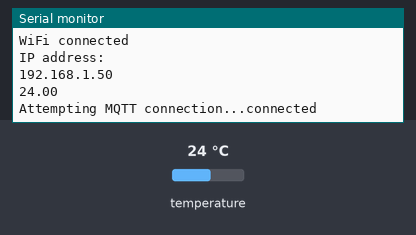
This sketch was run on a simulated ESP8266 (NodeMCU). Shown: the last lines printed to the serial monitor. The test bench sets the inputs (shaded band); at power-on: temperature 24 °C. WiFi joins after 1.5 s; servers stay silent unless stated; no MQTT or app messages arrive unless stated.

Above: at 2.7 s.
2.8 s: temperature set to 12 °C
At 4.7 s:
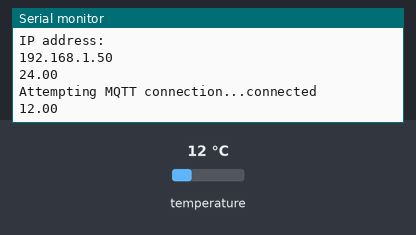
4.9 s: temperature set to 19 °C
At 5.9 s:
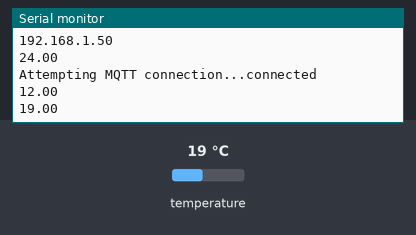
Timing chart, 0 to 7.9 s (numbered marks = the images above; inputs shaded):
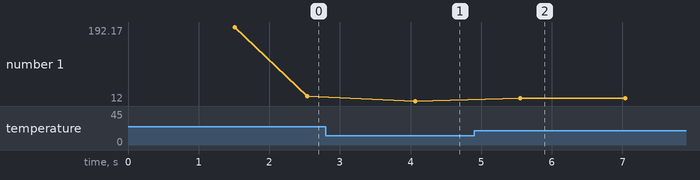

Measured:
- after the input at 2.8 s, the serial monitor: prints a new line after 1.3 s (image 1)
- after the input at 4.9 s, the serial monitor: prints a new line after 0.65 s (image 2)
- plotted number 1: 24 → 12 after the input at 2.8 s, 12 → 19 after the input at 4.9 s

The sketch:

ESP8266_Mqtt_DS18B20.ino
```cpp
/*
 Basic ESP8266 MQTT example

 This sketch demonstrates the capabilities of the pubsub library in combination
 with the ESP8266 board/library.

 It connects to an MQTT server then:
  - publishes "hello world" to the topic "  " every two seconds
  - subscribes to the topic "inTopic", printing out any messages
    it receives. NB - it assumes the received payloads are strings not binary
  - If the first character of the topic "inTopic" is an 1, switch ON the ESP Led,
    else switch it off

 It will reconnect to the server if the connection is lost using a blocking
 reconnect function. See the 'mqtt_reconnect_nonblocking' example for how to
 achieve the same result without blocking the main loop.

 To install the ESP8266 board, (using Arduino 1.6.4+):
  - Add the following 3rd party board manager under "File -> Preferences -> Additional Boards Manager URLs":
       http://arduino.esp8266.com/stable/package_esp8266com_index.json
  - Open the "Tools -> Board -> Board Manager" and click install for the ESP8266"
  - Select your ESP8266 in "Tools -> Board"

    More information about projects PDAControl
    Mas informacion sobre proyectos PDAControl
    Blog PDAControl English   http://pdacontrolenglish.blogspot.com.co/
    Blog PDAControl Espanol   http://pdacontrol.blogspot.com.co/
    Channel  Youtube          https://www.youtube.com/c/JhonValenciaPDAcontrol/videos

*/


#include <ESP8266WiFi.h>
#include <PubSubClient.h>

#include <OneWire.h>
OneWire  ds(2);


// Update these with values suitable for your network.

const char* ssid = "#############";
const char* password = "#############";
const char* mqtt_server = "#############";     /// MQTT  Broker

WiFiClient espClient;
PubSubClient client(espClient);
long lastMsg = 0;
char msg[50];
int value = 0;

void setup() {
  Serial.begin(115200);
  setup_wifi();
  client.setServer(mqtt_server, 1883);
  client.setCallback(callback);
}

void setup_wifi() {

  delay(10);
  // We start by connecting to a WiFi network
  Serial.println();
  Serial.print("Connecting to ");
  Serial.println(ssid);

  WiFi.begin(ssid, password);

  while (WiFi.status() != WL_CONNECTED) {
    delay(500);
    Serial.print(".");
  }

  Serial.println("");
  Serial.println("WiFi connected");
  Serial.println("IP address: ");
  Serial.println(WiFi.localIP());
}

void callback(char* topic, byte* payload, unsigned int length) {
  Serial.print("Message arrived [");
  Serial.print(topic);
  Serial.print("] ");
  for (int i = 0; i < length; i++) {
    Serial.print((char)payload[i]);
  }
  Serial.println();

}

void temperature(){

  byte i;
  byte present = 0;
  byte type_s;
  byte data[12];
  byte addr[8];
  float celsius, fahrenheit;

  if ( !ds.search(addr)) {
  /// Serial.println("No more addresses.");
   /// Serial.println();
    ds.reset_search();
    delay(250);
    return;
  }


  for( i = 0; i < 8; i++) {
    addr[i];
  }

  if (OneWire::crc8(addr, 7) != addr[7]) {
      Serial.println("CRC is not valid!");
      return;
  }
//  Serial.println();

  // the first ROM byte indicates which chip
  switch (addr[0]) {
    case 0x10:

      type_s = 1;
      break;
    case 0x28:

      type_s = 0;
      break;
    case 0x22:
    //  Serial.println("  Chip = DS1822");
      type_s = 0;
      break;
    default:
    //  Serial.println("Device is not a DS18x20 family device.");
      return;
  }

  ds.reset();
  ds.select(addr);
  ds.write(0x44, 1);

  delay(1000);

//  delay(1000);

  present = ds.reset();
  ds.select(addr);
  ds.write(0xBE);

  for ( i = 0; i < 9; i++) {
    data[i] = ds.read();
  }
  OneWire::crc8(data, 8);
  int16_t raw = (data[1] << 8) | data[0];
  if (type_s) {
    raw = raw << 3;
    if (data[7] == 0x10) {
      raw = (raw & 0xFFF0) + 12 - data[6];    }
  } else {
    byte cfg = (data[4] & 0x60);

    if (cfg == 0x00) raw = raw & ~7;  // 9 bit resolution, 93.75 ms
    else if (cfg == 0x20) raw = raw & ~3; // 10 bit res, 187.5 ms
    else if (cfg == 0x40) raw = raw & ~1; // 11 bit res, 375 ms

  }


  celsius = (float)raw / 16.0;

   Serial.println(celsius);

   char temperaturenow [15];
   dtostrf(celsius,7, 3, temperaturenow);  //// convert float to char

   client.publish("temp/sensor", temperaturenow);    /// send char
}


void reconnect() {
  // Loop until we're reconnected
  while (!client.connected()) {
    Serial.print("Attempting MQTT connection...");
    // Attempt to connect
    if (client.connect("ESP8266Client")) {

      Serial.println("connected");
      // client.subscribe("event");
    } else {
      Serial.print("failed, rc=");
      Serial.print(client.state());
      Serial.println(" try again in 5 seconds");
      // Wait 5 seconds before retrying
      delay(5000);
    }
  }
}
void loop() {

 temperature();

  if (!client.connected()) {
    reconnect();

  }
  client.loop();

 delay(100);


}
```
